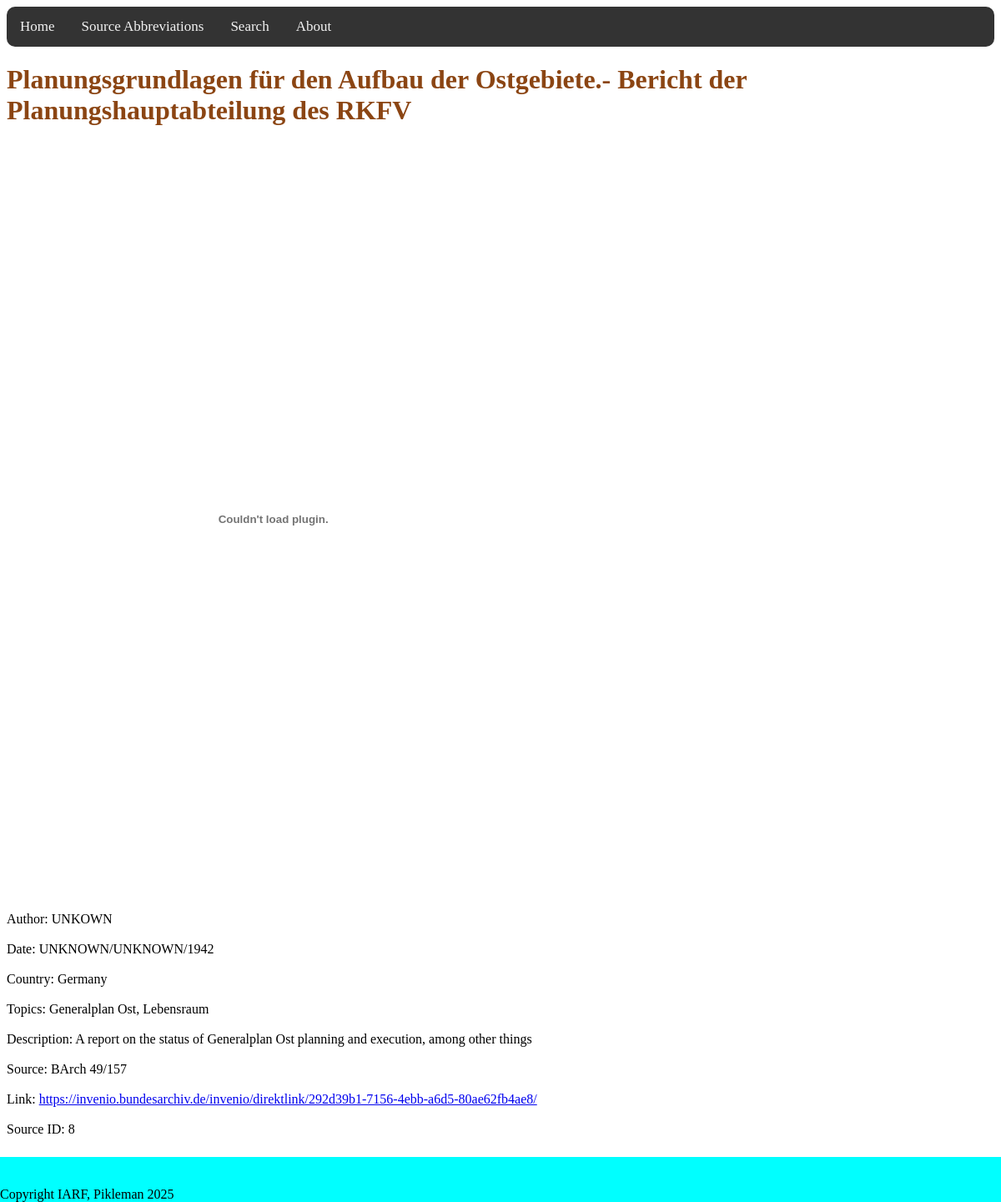
The app's page /source/8 with its own data.
### tables this page shows
CREATE TABLE "SOURCES" (
	"Title"	TEXT,
	"Month"	INTEGER,
	"Date"	INTEGER,
	"Year"	INTEGER,
	"Author"	TEXT,
	"Country"	TEXT,
	"Topic"	TEXT,
	"Description"	TEXT,
	"Source"	TEXT,
	"Protected"	INTEGER,
	"Path"	TEXT
, "ID"	INTEGER, "Scaled"	INTEGER, "Link"	TEXT, "Attribution"	TEXT, "Usable"	INTEGER);

### app.py (the view)
@app.route('/source/<id>')
def source(id):
    db = sqlite3.connect('sources.db')
    cursor = db.execute('SELECT * FROM SOURCES WHERE ID = ?', (id,))
    source = []
    for row in cursor:
        for col in row:
            source.append(col)
    db.close()
    return render_template("source.html", source=source)

### templates/source.html (shortened to what this page needs)
<!DOCTYPE html>
<html lang="en">
<head>
    <link rel="stylesheet" href="{{ url_for('static', filename='styles/styles.css') }}">
</head>
<body>
    <div class="topnav">
      <a href="{{url_for('index')}}">Home</a>
      <a href="{{url_for('sources_abbr')}}">Source Abbreviations</a>
      <a href="{{ url_for('search') }}">Search</a>
      <a href="{{ url_for('about') }}">About</a>
    </div>
    <h1 id="title">{{ source[0] }}</h1>
    <div id="content">
        {% if source[12] == 1 %}
            <object id="src_frame" class="scaled" data="{{ url_for('static', filename=source[10]) }}" width="120%"></object>
        {% else %}
            {% if ".pdf" in source[10] %}
                <object id="src_frame" class="scaled pdf" data="{{ url_for('static', filename=source[10]) }}" width="180%"></object>
            {% else %}
                <object id="src_frame" class="scaled" data="{{ url_for('static', filename=source[10]) }}" width="180%"></object>
            {% endif %}
        {% endif %}
    </div>
    <div id="metadata">
        <p>
            Author: {{ source[4] }}<br><br>
            Date: {{ source[2] }}/{{ source[1] }}/{{ source[3] }}<br><br>
            Country: {{ ', '.join(source[5].split('/')) }}<br><br>
            Topics: {{ ', '.join(source[6].split('/')) }}<br><br>
            Description: {{ source[7] }}<br><br>
            Source: {{ source[8] }}<br><br>
            {% if source[13] != None %}
                Link: <a href="{{ source[13] }}">{{ source[13] }}</a><br><br>
            {% endif %}
            Source ID: {{ source[11] }}
        </p>
    <br>
    <br>
    <br>
    </div>
</body>
<footer>
    <br>
    <br>
    Copyright IARF, Pikleman 2025
    <br>
</footer>
</html>

### static/styles/styles.css (style rules this page uses)
#title { color: saddlebrown; font-family: Copperplate; }
footer { position: fixed; bottom: 0; left: 0; right: 0; background-color: aqua; }
#metadata { font-family: Copperplate; padding-left: 0px; }
#content { padding-right: 40px; width: 30%; height: 100%; }
.scaled { background-size: contain; background-repeat: no-repeat; }
.topnav { background-color: #333; overflow: hidden; border-radius: 10px; }
.topnav a { float: left; color: #f2f2f2; text-align: center; padding: 14px 16px; text-decoration: none; font-size: 17px; }
.pdf { height: 900px; }

### records on screen
SOURCES: Title "Planungsgrundlagen für den Aufbau der Ostgebiete.- Bericht der Planungshauptabteilung des RKFV", Author "UNKOWN", Date "UNKNOWN", Month "UNKNOWN", Year "1942", Country "Germany", Topic "Generalplan Ost, Lebensraum", Description "A report on the status of Generalplan Ost planning and execution, among other things", Source "BArch 49/157", Link "https://invenio.bundesarchiv.de/invenio/direktlink/292d39b1-7156-4ebb-a6d5-80ae62fb4ae8/", ID "8"
